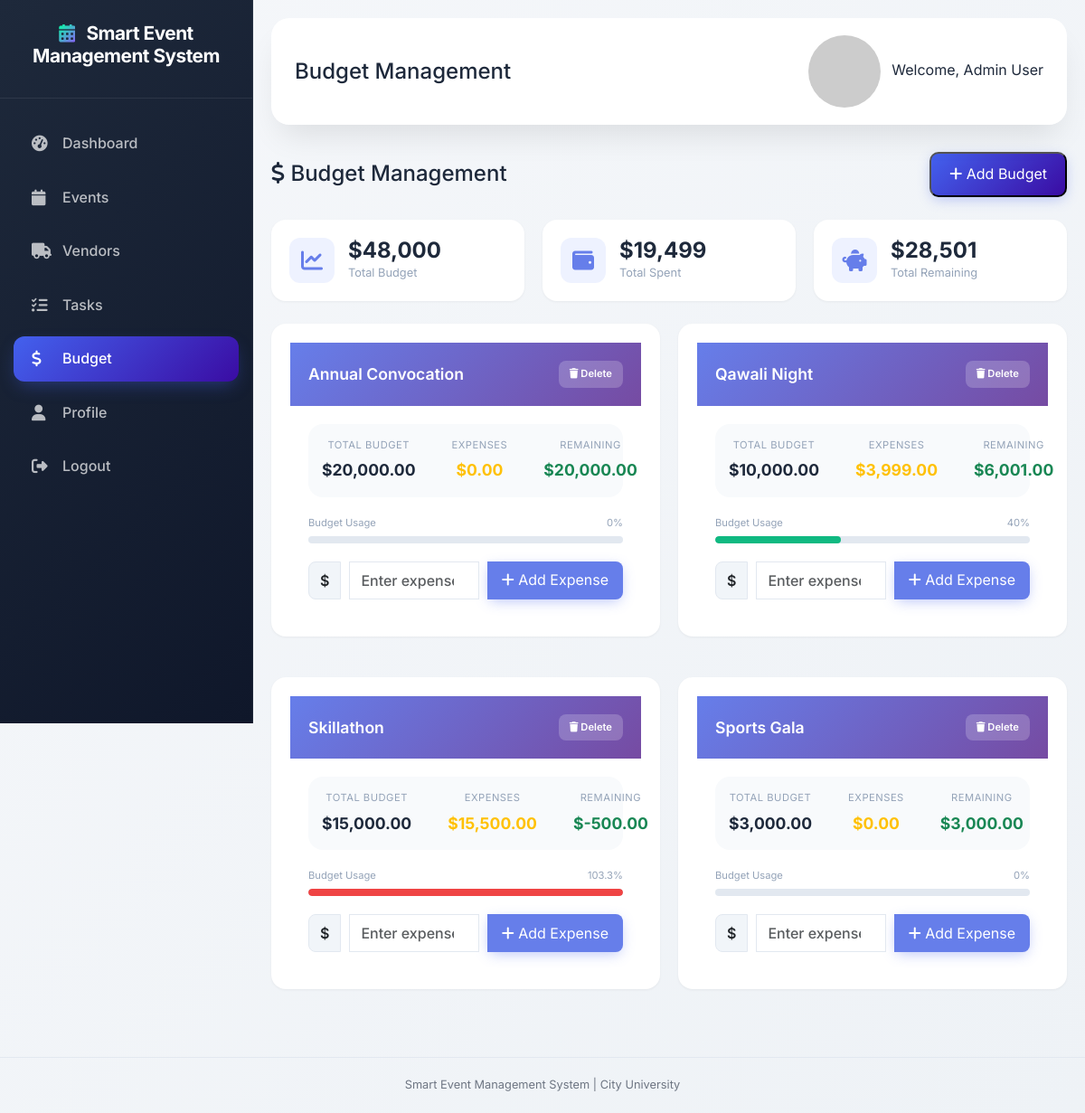
The page /budget.php (signed in) on the database its author committed.
### tables this page shows
CREATE TABLE `budgets` (
  `id` int(11) NOT NULL,
  `event_id` int(11) DEFAULT NULL,
  `total_budget` decimal(10,2) NOT NULL,
  `expenses` decimal(10,2) DEFAULT 0.00,
  `remaining_budget` decimal(10,2) DEFAULT NULL,
  `created_at` timestamp NOT NULL DEFAULT current_timestamp()
);

CREATE TABLE `events` (
  `id` int(11) NOT NULL,
  `event_name` varchar(200) NOT NULL,
  `event_date` date NOT NULL,
  `venue` varchar(200) NOT NULL,
  `budget` decimal(10,2) NOT NULL,
  `status` enum('upcoming','ongoing','completed','cancelled') DEFAULT 'upcoming',
  `created_by` int(11) DEFAULT NULL,
  `created_at` timestamp NOT NULL DEFAULT current_timestamp()
);

### budget.php (the view, shortened to what this page needs)
<?php
include 'includes/db.php';
$budgets = mysqli_query($conn, "SELECT b.*, e.event_name FROM budgets b JOIN events e ON b.event_id = e.id ORDER BY e.event_date DESC");
include 'includes/header.php';
?>
<div class="d-flex" style="width:100%; margin:0; padding:0;">
    <div class="sidebar">
        <div class="brand">
            <h3><i class="fas fa-calendar-alt"></i> Smart Event Management System</h3>
        </div>
        <nav class="nav flex-column">
            <a href="dashboard.php" class="nav-link"><i class="fas fa-tachometer-alt"></i> Dashboard</a>
            <a href="events.php" class="nav-link"><i class="fas fa-calendar"></i> Events</a>
            <a href="vendors.php" class="nav-link"><i class="fas fa-truck"></i> Vendors</a>
            <a href="tasks.php" class="nav-link"><i class="fas fa-tasks"></i> Tasks</a>
            <a href="budget.php" class="nav-link active"><i class="fas fa-dollar-sign"></i> Budget</a>
            <a href="profile.php" class="nav-link"><i class="fas fa-user"></i> Profile</a>
            <a href="logout.php" class="nav-link"><i class="fas fa-sign-out-alt"></i> Logout</a>
        </nav>
    </div>
    <div class="main-content">
        <div class="top-navbar d-flex justify-content-between align-items-center">
            <h4 class="mb-0">Budget Management</h4>
            <div>
                <img src="https://ui-avatars.com/api/?name=Admin&background=667eea&color=fff&size=35" style="border-radius: 50%;" alt="Profile">
                <span class="ms-2">Welcome, <?php echo $_SESSION['user_name']; ?></span>
            </div>
        </div>
        <div class="page-header">
            <h2><i class="fas fa-dollar-sign"></i> Budget Management</h2>
            <?php if($_SESSION['user_role'] == 'admin'): ?>
                <button class="btn-primary" style="padding: 10px 20px; border-radius: 10px;" data-bs-toggle="modal" data-bs-target="#addBudgetModal">
                    <i class="fas fa-plus"></i> Add Budget
                </button>
            <?php endif; ?>
        </div>
        <div class="stats-row">
            <div class="stat-box">
                <div class="stat-box-icon"><i class="fas fa-chart-line"></i></div>
                <div class="stat-box-info">
                    <?php
                    $total_budget_all = mysqli_fetch_assoc(mysqli_query($conn, "SELECT SUM(total_budget) as total FROM budgets"))['total'];
                    ?>
                    <h3>$<?php echo number_format($total_budget_all ?? 0, 0); ?></h3>
                    <p>Total Budget</p>
                </div>
            </div>
            <div class="stat-box">
                <div class="stat-box-icon"><i class="fas fa-wallet"></i></div>
                <div class="stat-box-info">
                    <?php
                    $total_expenses_all = mysqli_fetch_assoc(mysqli_query($conn, "SELECT SUM(expenses) as total FROM budgets"))['total'];
                    ?>
                    <h3>$<?php echo number_format($total_expenses_all ?? 0, 0); ?></h3>
                    <p>Total Spent</p>
                </div>
            </div>
            <div class="stat-box">
                <div class="stat-box-icon"><i class="fas fa-piggy-bank"></i></div>
                <div class="stat-box-info">
                    <?php
                    $total_remaining_all = ($total_budget_all ?? 0) - ($total_expenses_all ?? 0);
                    ?>
                    <h3>$<?php echo number_format($total_remaining_all, 0); ?></h3>
                    <p>Total Remaining</p>
                </div>
            </div>
        </div>
        <div class="budget-grid">
            <?php while($budget = mysqli_fetch_assoc($budgets)):
                $percentage = ($budget['total_budget'] > 0) ? ($budget['expenses'] / $budget['total_budget']) * 100 : 0;
                $status_color = $percentage < 50 ? 'success' : ($percentage < 80 ? 'warning' : 'danger');
            ?>
            <div class="budget-card">
                <div class="budget-header">
                    <h3><?php echo htmlspecialchars($budget['event_name']); ?></h3>
                    <?php if($_SESSION['user_role'] == 'admin'): ?>
                        <button class="btn-delete-budget" onclick="confirmDeleteBudget(<?php echo $budget['id']; ?>, '<?php echo htmlspecialchars($budget['event_name']); ?>')">
                            <i class="fas fa-trash"></i> Delete
                        </button>
                    <?php endif; ?>
                </div>
                <div class="budget-body">
                    <div class="budget-stats">
                        <div class="budget-stat-item">
                            <span class="stat-label">Total Budget</span>
                            <span class="stat-value">$<?php echo number_format($budget['total_budget'], 2); ?></span>
                        </div>
                        <div class="budget-stat-item">
                            <span class="stat-label">Expenses</span>
                            <span class="stat-value text-warning">$<?php echo number_format($budget['expenses'], 2); ?></span>
                        </div>
                        <div class="budget-stat-item">
                            <span class="stat-label">Remaining</span>
                            <span class="stat-value text-success">$<?php echo number_format($budget['remaining_budget'], 2); ?></span>
                        </div>
                    </div>
                    <div class="progress-container">
                        <div class="progress-label">
                            <span>Budget Usage</span>
                            <span><?php echo round($percentage, 1); ?>%</span>
                        </div>
                        <div class="progress">
                            <div class="progress-bar <?php echo $status_color; ?>" style="width: <?php echo $percentage; ?>%"></div>
                        </div>
                    </div>
                    <form method="POST" class="expense-form">
                        <div class="input-group">
                            <span class="input-group-text">$</span>
                            <input type="number" step="0.01" name="expenses" class="form-control" placeholder="Enter expense amount" required>
                            <button type="submit" name="update_expenses" class="btn-primary">
                                <i class="fas fa-plus"></i> Add Expense
                            </button>
                        </div>
                    </form>
                </div>
            </div>
            <?php endwhile; ?>
        </div>
    </div>
</div>
<?php include 'includes/footer.php'; ?>

### css/style.css (style rules this page uses)
:root { --primary-color: #4361ee; --primary-dark: #3a0ca3; --primary-light: #8b5cf6; --secondary-color: #06ffa5; --accent-color: #f72585; --dark-bg: #0f172a; --card-bg: #ffffff; --sidebar-bg: linear-gradient(135deg, #1e293b 0%, #0f172a 100%); --text-dark: #1e293b; --text-gray: #64748b; --text-light: #94a3b8; --success: #10b981; --warning: #f59e0b; --danger: #ef4444; --info: #3b82f6; --border-radius: 1rem; --box-shadow: 0 20px 35px -10px rgba(0, 0, 0, 0.1); --box-shadow-hover: 0 25px 40px -12px rgba(0, 0, 0, 0.15); --transition: all 0.3s cubic-bezier(0.4, 0, 0.2, 1); }
* { margin: 0; padding: 0; box-sizing: border-box; }
body { font-family: 'Inter', sans-serif; background: linear-gradient(135deg, #f5f7fa 0%, #eef2f6 100%); color: var(--text-dark); line-height: 1.6; }
.sidebar { height: 100vh; background: var(--sidebar-bg); position: fixed; left: 0; top: 0; width: 280px; transition: var(--transition); z-index: 1000; backdrop-filter: blur(10px); border-right: 1px solid rgba(255, 255, 255, 0.05); }
.sidebar .brand { padding: 25px 20px; text-align: center; border-bottom: 1px solid rgba(255, 255, 255, 0.08); margin-bottom: 20px; }
.sidebar .brand h3 { color: white; font-size: 1.3rem; font-weight: 700; letter-spacing: -0.5px; }
.sidebar .brand h3 i { background: linear-gradient(135deg, var(--secondary-color), var(--primary-light)); -webkit-background-clip: text; background-clip: text; color: transparent; margin-right: 8px; }
.sidebar .nav-link { color: rgba(255, 255, 255, 0.7); padding: 12px 20px; margin: 5px 15px; border-radius: 12px; transition: var(--transition); font-weight: 500; display: flex; align-items: center; gap: 12px; }
.sidebar .nav-link.active { background: linear-gradient(135deg, var(--primary-color), var(--primary-dark)); color: white; box-shadow: 0 8px 20px -5px rgba(67, 97, 238, 0.4); }
.sidebar .nav-link i { width: 22px; font-size: 1.1rem; }
.main-content { margin-left: 280px; padding: 25px 30px; min-height: 100vh; }
.top-navbar { background: var(--card-bg); border-radius: 20px; padding: 18px 25px; margin-bottom: 30px; box-shadow: var(--box-shadow); backdrop-filter: blur(10px); border: 1px solid rgba(255, 255, 255, 0.5); }
.progress { height: 8px; border-radius: 20px; background: #e2e8f0; overflow: hidden; }
.progress-bar { border-radius: 20px; transition: width 0.6s ease; }
.progress-bar.success { background: linear-gradient(90deg, #10b981, #34d399); }
.progress-bar.danger { background: linear-gradient(90deg, #ef4444, #f87171); }
.btn-primary { background: linear-gradient(135deg, var(--primary-color), var(--primary-dark)); color: white; box-shadow: 0 4px 15px -3px rgba(67, 97, 238, 0.4); }
.form-control, .form-select { border-radius: 12px; border: 2px solid #e2e8f0; padding: 12px 16px; font-weight: 500; transition: var(--transition); }
.budget-stats { display: flex; justify-content: space-between; margin-bottom: 20px; padding: 15px; background: #f8fafc; border-radius: 16px; }
.progress-label { display: flex; justify-content: space-between; margin-bottom: 8px; font-size: 0.8rem; color: var(--text-gray); }
.budget-grid { display: grid; grid-template-columns: repeat(auto-fill, minmax(450px, 1fr)); gap: 25px; margin-top: 20px; }
.budget-card { background: var(--card-bg); border-radius: 24px; padding: 25px; box-shadow: var(--box-shadow); transition: var(--transition); border: 1px solid rgba(255, 255, 255, 0.3); }
.btn-delete-budget { background: linear-gradient(135deg, #ef4444, #dc2626); border: none; color: white; padding: 8px 16px; border-radius: 12px; font-size: 0.8rem; font-weight: 600; cursor: pointer; transition: var(--transition); }
.budget-stat-item { text-align: center; flex: 1; }
.stat-label { display: block; font-size: 0.75rem; color: var(--text-light); margin-bottom: 5px; text-transform: uppercase; letter-spacing: 0.5px; }
.stat-value { font-size: 1.2rem; font-weight: 800; }
.stat-value.text-warning { color: var(--warning); }
.stat-value.text-success { color: var(--success); }
.progress-container { margin-bottom: 20px; }
.expense-form { margin-top: 20px; }
.expense-form .input-group { display: flex; gap: 10px; }
.expense-form .input-group-text { background: #f1f5f9; border: 2px solid #e2e8f0; border-radius: 12px; font-weight: 600; }
.budget-card { background: white; border-radius: 12px; padding: 20px; margin-bottom: 25px; box-shadow: 0 1px 3px rgba(0,0,0,0.05); }
.budget-stats { display: flex; gap: 40px; margin-bottom: 15px; }
.text-warning { color: #f59e0b; }
.text-success { color: #10b981; }

### rows shown on the page
budgets: event.event_name "Annual Convocation", total_budget "20,000.00", expenses "0.00", remaining_budget "20,000.00", percentage "0"
budgets: event.event_name "Qawali Night", total_budget "10,000.00", expenses "3,999.00", remaining_budget "6,001.00", percentage "40"
budgets: event.event_name "Skillathon", total_budget "15,000.00", expenses "15,500.00", remaining_budget "-500.00", percentage "103.3"
budgets: event.event_name "Sports Gala", total_budget "3,000.00", expenses "0.00", remaining_budget "3,000.00", percentage "0"

### other values the page prints
$_SESSION['user_name'] "Admin User"
$total_budget_all "48,000"
$total_expenses_all "19,499"
$total_remaining_all "28,501"
